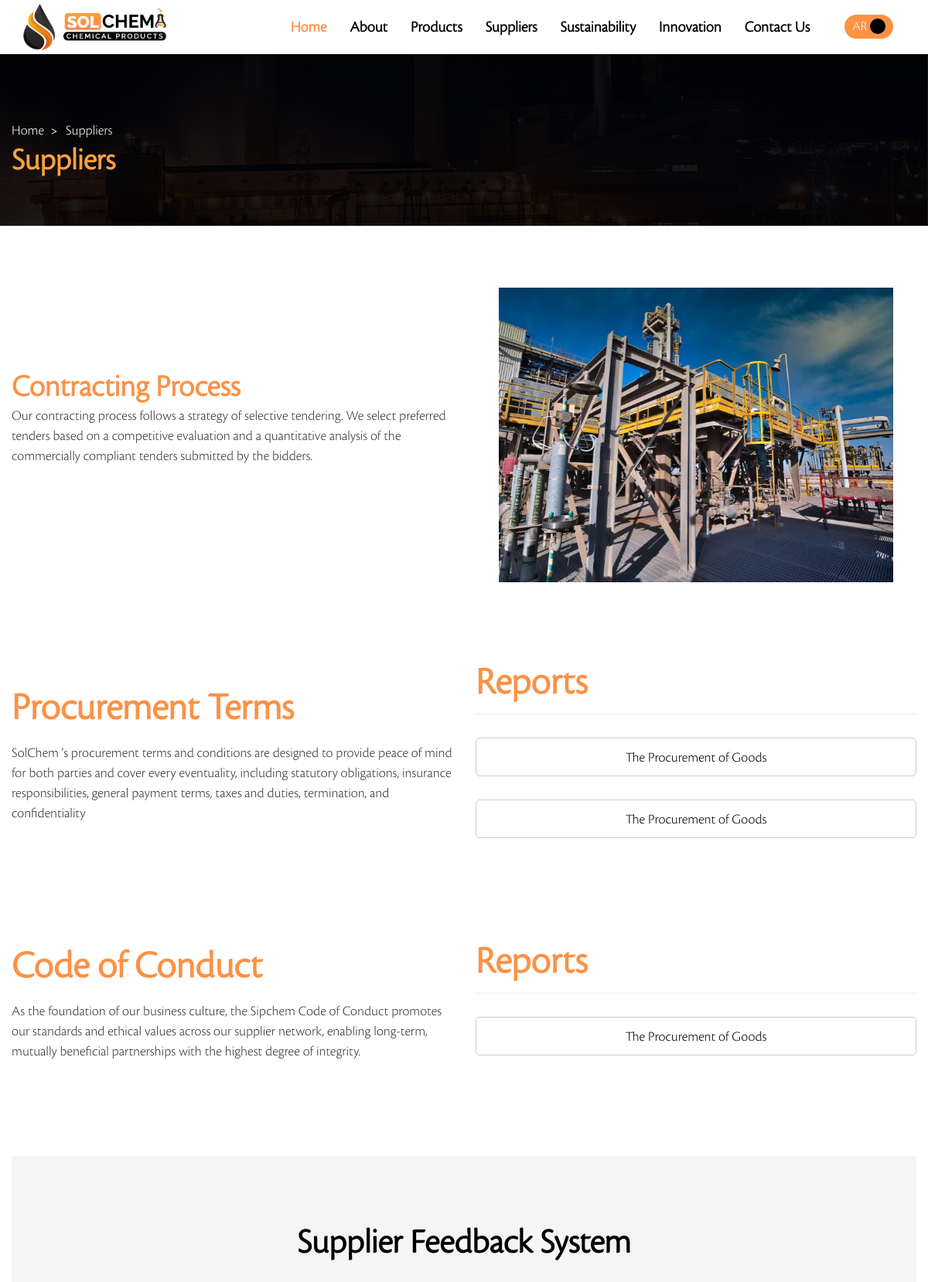
The app's page /suppliers/en/subliers (upper part), older data.
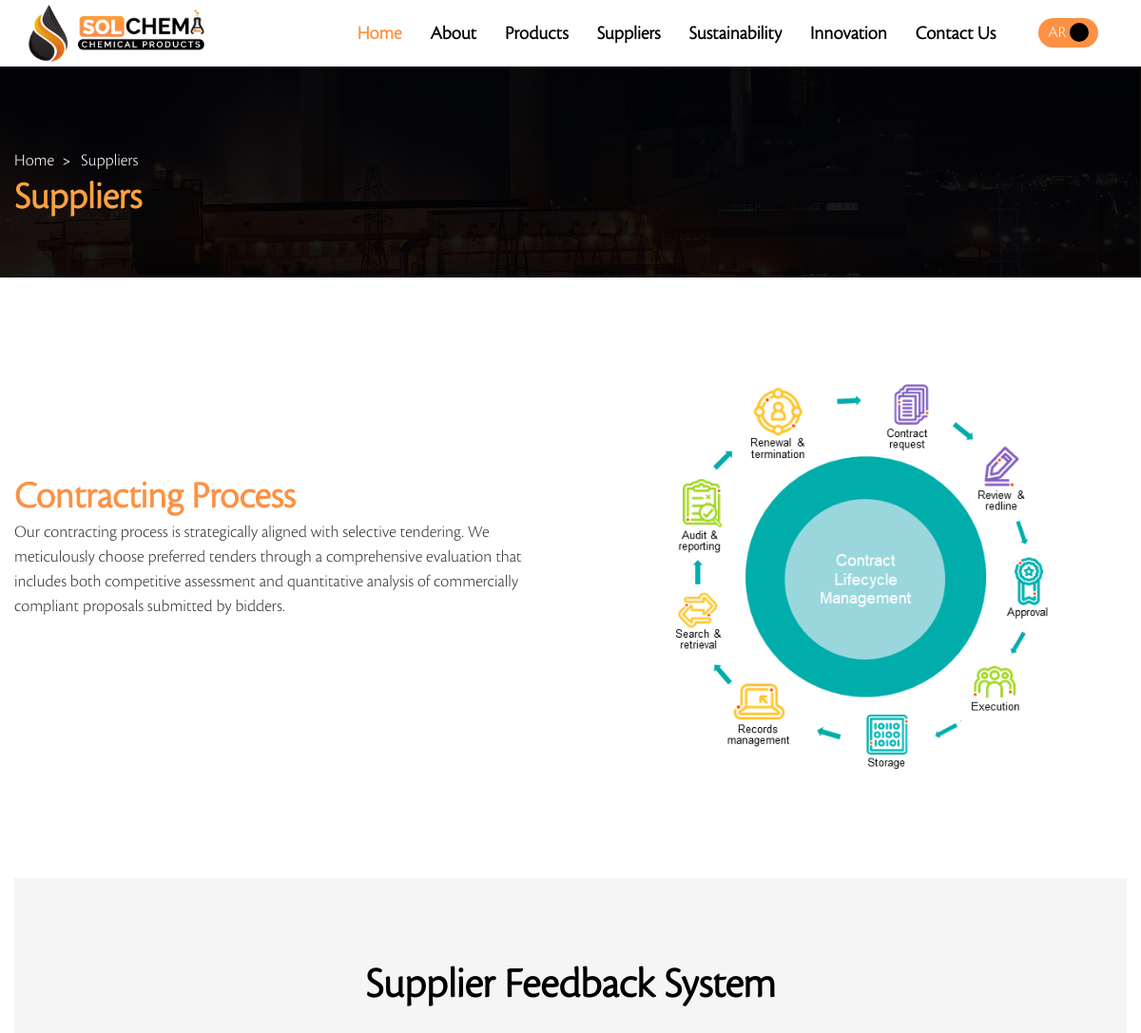
The same page, newer data.
### suppliers/models.py (models this page shows, shortened)
class Section_one(models.Model):
    title = models.CharField(max_length=500)
    title_ar = models.CharField(max_length=500)
    description = models.TextField(null=True,blank=True)
    description_ar = models.TextField(null=True,blank=True)
    image = models.FileField(upload_to='careers/',null=True,blank=True)

class Section_two(models.Model):
    title = models.CharField(max_length=500)
    title_ar = models.CharField(max_length=500)
    description = models.TextField(null=True,blank=True)
    description_ar = models.TextField(null=True,blank=True)
    reports=models.ManyToManyField(Reports,null=True,blank=True)

class Reports(models.Model):
    title = models.CharField(max_length=100)
    title_ar = models.CharField(max_length=100)
    pdf = models.FileField(upload_to='pdfs/')

### suppliers/views.py (the view)
# urls.py: path('en/subliers', views.subliers, name='subliers'),
def subliers(request):
    one=Section_one.objects.all()
    two=Section_two.objects.all()
    context={
        'one':one,
        'two':two
    }
    return render(request, 'sublier.html',context)

### products/context_processors.py (called while the page is built)
def categories(request):
    all_categories = category.objects.all()
    return {'all_categories': all_categories}

### templates/sublier.html (shortened to what this page needs)
{% extends 'base.html' %}
{% load static %}
{% block body %}
        <section class="page-title" style="background-image:url(images/new/bg1.jpg)">
            <div class="auto-container">
                 <ul class="page-breadcrumb">
                    <li><a href="{% url 'home:home' %}">home</a></li>
                    <li>Suppliers</li>
                </ul>
                <h2>Suppliers</h2>
            </div>
        </section>
        <section class="about-section">
            <div class="auto-container">
                <div class="row">
                    <div class="content-column col-lg-6 col-md-6 col-sm-12 d-flex align-items-center">
                        <div class="inner-column">
                            <div class="sec-title">
                                <h2>{{one.first.title}}</h2>
                            </div>
                            <div class="text-box">
                                <p>{{one.first.description}}</p>
                            </div>
                        </div>
                    </div>
                    <div class="image-column col-lg-6 col-md-6 col-sm-12">
                        <div class="inner-column">
                            <div class="image-box">
                                <img src="{{one.first.image.url}}">
                            </div>
                        </div>
                    </div>
                </div>
            </div>
        </section>
        {% for section in two %}
        <div class="Procurement_Terms">
            <div class="auto-container">
                <div class="row">
                    <div class="col-lg-6 col-md-6 col-sm-6 col-xs-12">
                        <div class="Terms_Data">
                            <div class="forflex">
                                <h2>{{section.title}}</h2>
                                <p>{{section.description}}</p>
                            </div>
                        </div>
                    </div>
                    <div class="col-lg-6 col-md-6 col-sm-6 col-xs-12">
                        <div class="reports">
                            <div class="forflex">
                                <h2>Reports</h2>
                                <div class="reportsItems">
                                    {% for report in section.reports.all %}
                                    <div class="itemReport">
                                        <a href="{{report.pdf.url}}">{{report.title}}</a>
                                    </div>
                                    {% endfor %}
                                </div>
                            </div>
                        </div>
                    </div>
                </div>
            </div>
        </div>
        {% endfor %}
        <div class="feedBackSystem">
            <div class="auto-container">
                <div class="fedBox">
                    <div class="forflex">
                        <h2>Supplier Feedback System</h2>
                        <p></p>
                    </div>
                </div>
            </div>
        </div>
        {% endblock %}

Row changes from the older to the newer data that the page shows:
removed Section_two: title "Procurement Terms", description "SolChem 's procurement terms and conditions are designed to provide peace of mind for both parties and cover every eventuality, including statutory obligations, insurance responsibilities, general payment terms, taxes and duties, termination, and confidentiality"
no longer on this page (row unchanged): Reports: title "The Procurement of Goods"
no longer on this page (row unchanged): Reports: title "The Procurement of Goods", shown under "Procurement Terms"
removed Section_two: title "Code of Conduct", description "As the foundation of our business culture, the Sipchem Code of Conduct promotes our standards and ethical values across our supplier network, enabling long-term, mutually beneficial partnerships with the highest degree of integrity."
changed Section_one "Contracting Process": first.description "Our contracting process follows a strategy of selective tendering. We select preferred tenders based on a competitive evaluation and a quantitative analysis of the commercially compliant tenders submitted by the bidders." → "Our contracting process is strategically aligned with selective tendering. We meticulously choose preferred tenders through a comprehensive evaluation that includes both competitive assessment and quantitative analysis of commercially compliant proposals submitted by bidders."; first.image: a different picture
